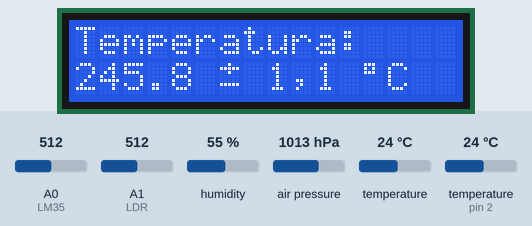
Bench run of a sketch on a simulated Arduino Uno, built with avr-gcc and run on an emulated ATmega328P. Shown: 16×2 character LCD. Inputs (shaded band) come from the test bench; at power-on: humidity 55 %, A0 (LM35) = 512, air pressure 1013 hPa, A1 (LDR) = 512, temperature 24 °C, temperature (sensor on pin 2) 24 °C. What the sketch prints to the serial monitor is not drawn.

Above: at 7.3 s.
7.4 s: humidity set to 22 %
At 9.3 s:
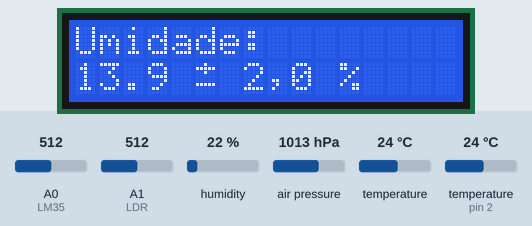
17.8 s: A0 (LM35) set to 716
At 27.2 s:
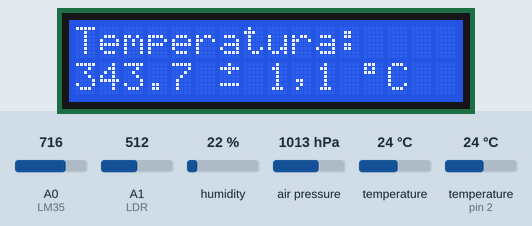
30.0 s: air pressure set to 952 hPa
At 33.7 s:
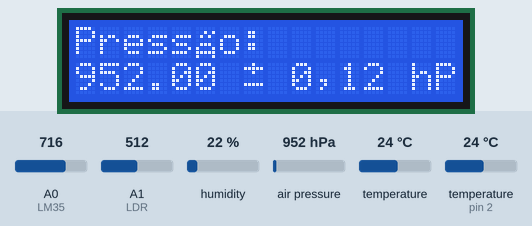
36.1 s: A1 (LDR) set to 716
At 41.9 s:
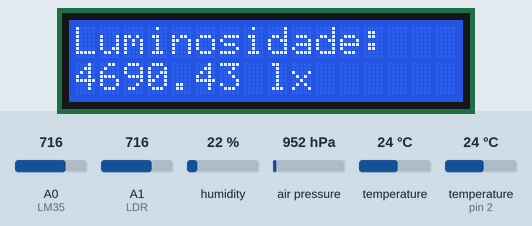
44.2 s: humidity set to 40 %
At 50.2 s:
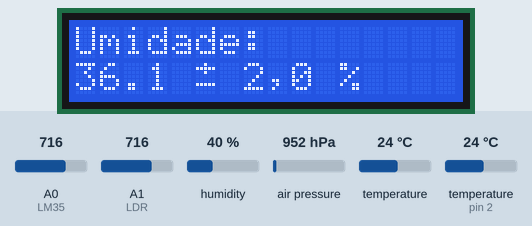
52.3 s: A0 (LM35) set to 992
At 57.3 s:
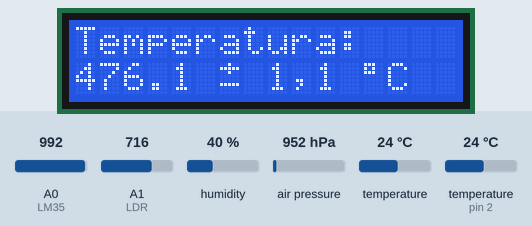
Timing chart, 0 to 58.8 s (numbered marks = the images above; inputs shaded):
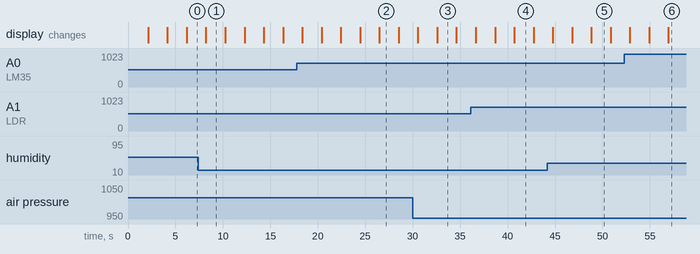

Measured:
- what the display in image 1 shows lasts 2.0 s, from 8.2 s to 10.2 s

The sketch:

estacao-meteorologica.ino
```cpp
#include <Adafruit_BMP280.h>
#include <DHT.h>
#include <LiquidCrystal_I2C.h>
#include <Wire.h>
#include <math.h>

// Declarações dos sensores
DHT dht(2, DHT22); // Sensor DHT22 no pino digital 2
Adafruit_BMP280 bmp; // Objeto BMP280 para o sensor de pressão
LiquidCrystal_I2C lcd(0x27, 16, 2); // LCD 16x2 no endereço I2C 0x27

// Declaração de variáveis
int bin;
float tensao, tempLM35, umidDHT22, res, lum, press, tempBMP, altitude;

// Define caracteres personalizados
byte cedilha[] = {
  0b00000,
  0b00000,
  0b00000,
  0b01110, // Parte superior do "ç"
  0b10000,
  0b10000,
  0b01110,
  0b00100  // Parte inferior do "ç"
};

byte acento_agudo[] = {
  0b00100, // Parte superior do acento agudo para "ó"
  0b00000,
  0b01110,
  0b10001,
  0b10001,
  0b01110,
  0b00000,
  0b00000
};

byte til[] = {
  0b00000,
  0b00101,
  0b01010,
  0b00000,
  0b01110, // Corpo da letra "ã"
  0b10001,
  0b11111,
  0b10001
};

byte maisMenos[] = {
  0b00100, //   +
  0b11111, //  -----
  0b00100, //   +
  0b00000,
  0b00000,
  0b11111, //  -----
  0b00000,
  0b00000
};

void setup() {
  Serial.begin(9600); // Inicializa a comunicação Serial
  dht.begin(); // Inicializa o sensor DHT22
  bmp.begin(0x76); // Inicializa o sensor BMP280
  lcd.init(); // Inicializa o LCD
  lcd.backlight(); // Liga a luz de fundo do LCD

  // Carrega os caracteres personalizados no LCD
  lcd.createChar(0, cedilha);         // Carrega "ç"
  lcd.createChar(1, acento_agudo);    // Carrega "ó"
  lcd.createChar(2, til);             // Carrega "ã"
  lcd.createChar(3, maisMenos);       // Carrega "±"

  // Exibe "Estação Meteorológica", nomes e turma uma vez
  lcd.clear();
  lcd.print("Esta");
  lcd.write(byte(0));  // Exibe "ç"
  lcd.write(byte(2));  // Exibe "ã"
  lcd.print("o");
  lcd.setCursor(0, 1);
  lcd.print("Meteorol");
  lcd.write(byte(1));  // Exibe "ó"
  lcd.print("gica");
  delay(2000);

  lcd.clear();
  lcd.print("Micaele Gomes");
  delay(2000);

  lcd.clear();
  lcd.print("1B - InstruMed");
  delay(2000);
}

void loop() {
  // Leitura do sensor LM35
  bin = analogRead(A0); // Leitura analógica do LM35
  tensao = (bin / 1024.0) * 5.0; // Converte para tensão
  tempLM35 = 98.29368086 * tensao + 0.029367031; // Calcula a temperatura com dados da calibração

  // Exibe a temperatura do LM35 com incerteza no Serial Monitor
  Serial.print("\n\nDado LM35: ");
  Serial.print(bin);
  Serial.print("\nTensão LM35 [V]: ");
  Serial.print(tensao, 6);
  Serial.print("\nTemperatura LM35 [ºC]: ");
  Serial.print(tempLM35, 1); // Exibe com uma casa decimal
  Serial.print(" ± 1,1");

  // Exibe a temperatura no LCD com a incerteza para o sensor LM35
  lcd.clear();
  lcd.print("Temperatura:");
  lcd.setCursor(0, 1);
  lcd.print(tempLM35, 1);    // Exibe o valor lido com uma casa decimal
  lcd.print(" ");            // Espaço antes do símbolo
  lcd.write(byte(3));        // Exibe o caractere "±" apenas para a incerteza
  lcd.print(" 1,1 ");
  lcd.print((char)223);      // Exibe o símbolo de grau
  lcd.print("C");
  delay(2000); // Exibe por 2 segundos

  // Leitura do sensor DHT22
  umidDHT22 = dht.readHumidity(); // Leitura da umidade
  umidDHT22 = 1.231685541 * umidDHT22 -13.16915295; // Ajuste de calibração

  // Exibe a umidade do DHT22 com incerteza no Serial Monitor
  Serial.print("\n\nUmidade [%]: ");
  Serial.print(umidDHT22, 1); // Exibe com uma casa decimal
  Serial.print(" ± 2,0");

  // Exibe a umidade do DHT22 com incerteza no LCD
  lcd.clear();
  lcd.print("Umidade:");
  lcd.setCursor(0, 1);
  lcd.print(umidDHT22, 1);    // Exibe a umidade com uma casa decimal
  lcd.print(" ");             // Espaço antes do símbolo
  lcd.write(byte(3));         // Exibe o caractere "±" apenas para a incerteza
  lcd.print(" 2,0 ");
  lcd.print("%");
  delay(2000); // Exibe por 2 segundos

  // Leitura do sensor LDR para luminosidade
  bin = analogRead(A1); // Leitura analógica do LDR
  tensao = (bin / 1024.0) * 5.0; // Converte para tensão
  res = tensao * 100.0 / (5.0 - tensao); // Calcula a resistência
  lum = pow(10, 7.02094664 - 1.415562415 * log10(res)); // Calcula a luminosidade em Lux

  // Exibe a luminosidade no LCD
  lcd.clear();
  lcd.print("Luminosidade:");
  lcd.setCursor(0, 1);
  lcd.print(lum);
  lcd.print(" lx");
  delay(2000); // Exibe por 2 segundos

  // Leitura do sensor de pressão BMP280
  press = bmp.readPressure() / 100; // Lê pressão e converte para hPa
  tempBMP = bmp.readTemperature();  // Lê temperatura do BMP280
  altitude = bmp.readAltitude(1013.25); // Calcula a altitude com base na pressão do nível do mar (1013.25 hPa)

  // Exibe a pressão no LCD
  lcd.clear();
  lcd.print("Press");
  lcd.write(byte(2));       // Exibe "ã"
  lcd.print("o:");
  lcd.setCursor(0, 1);
  lcd.print(press);          // Exibe o valor lido
  lcd.print(" ");            // Espaço antes do símbolo
  lcd.write(byte(3));        // Exibe o caractere "±" apenas para a incerteza
  lcd.print(" 0,12 ");
  lcd.print("hPa");          // Corrigido para exibir "hPa" com "A" correto
  delay(2000); // Exibe por 2 segundos

  // Exibe a altitude no LCD com incerteza de ± 1 m
  lcd.clear();
  lcd.print("Altitude:");
  lcd.setCursor(0, 1);
  lcd.print(altitude, 1); // Exibe o valor lido com uma casa decimal
  lcd.print(" ");
  lcd.write(byte(3));        // Exibe o caractere "±"
  lcd.print(" 1,0 m");
  delay(2000); // Exibe por 2 segundos
}
```
